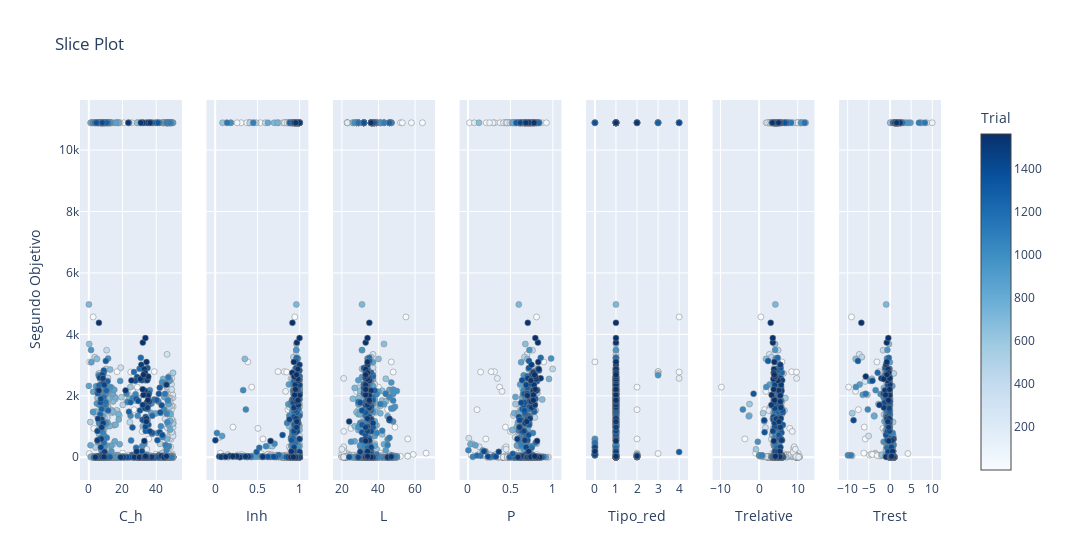

Notebook code cell kept with this figure:
### Code cell
# Graficar para el segundo objetivo
target_second = lambda trial: trial.values[1]  # Segundo objetivo
vis.plot_slice(study, target_name='Segundo Objetivo')

### Figure 1 — Plotly figure (JSON) as saved in the notebook; plotly's stock layout.template omitted (floating-point values rounded to 4 significant figures; data arrays with more than 128 entries replaced by an {"elided": "..."} marker saying what was removed)
{"data": [{"marker": {"color": {"elided": "1317 int values"}, "colorbar": {"title": {"text": "Trial"}, "x": 1, "xpad": 40}, "colorscale": [[0, "rgb(247,251,255)"], [0.125, "rgb(222,235,247)"], [0.25, "rgb(198,219,239)"], [0.375, "rgb(158,202,225)"], [0.5, "rgb(107,174,214)"], [0.625, "rgb(66,146,198)"], [0.75, "rgb(33,113,181)"], [0.875, "rgb(8,81,156)"], [1, "rgb(8,48,107)"]], "line": {"color": "Grey", "width": 0.5}, "showscale": true}, "mode": "markers", "name": "Feasible Trial", "showlegend": false, "type": "scatter", "x": {"elided": "1317 float values"}, "xaxis": "x", "y": {"elided": "1317 float values"}, "yaxis": "y"}, {"marker": {"color": {"elided": "1317 int values"}, "colorbar": {"title": {"text": "Trial"}, "x": 1, "xpad": 40}, "colorscale": [[0, "rgb(247,251,255)"], [0.125, "rgb(222,235,247)"], [0.25, "rgb(198,219,239)"], [0.375, "rgb(158,202,225)"], [0.5, "rgb(107,174,214)"], [0.625, "rgb(66,146,198)"], [0.75, "rgb(33,113,181)"], [0.875, "rgb(8,81,156)"], [1, "rgb(8,48,107)"]], "line": {"color": "Grey", "width": 0.5}, "showscale": false}, "mode": "markers", "name": "Feasible Trial", "showlegend": false, "type": "scatter", "x": {"elided": "1317 float values"}, "xaxis": "x2", "y": {"elided": "1317 float values"}, "yaxis": "y2"}, {"marker": {"color": {"elided": "1317 int values"}, "colorbar": {"title": {"text": "Trial"}, "x": 1, "xpad": 40}, "colorscale": [[0, "rgb(247,251,255)"], [0.125, "rgb(222,235,247)"], [0.25, "rgb(198,219,239)"], [0.375, "rgb(158,202,225)"], [0.5, "rgb(107,174,214)"], [0.625, "rgb(66,146,198)"], [0.75, "rgb(33,113,181)"], [0.875, "rgb(8,81,156)"], [1, "rgb(8,48,107)"]], "line": {"color": "Grey", "width": 0.5}, "showscale": false}, "mode": "markers", "name": "Feasible Trial", "showlegend": false, "type": "scatter", "x": {"elided": "1317 int values"}, "xaxis": "x3", "y": {"elided": "1317 float values"}, "yaxis": "y3"}, {"marker": {"color": {"elided": "1317 int values"}, "colorbar": {"title": {"text": "Trial"}, "x": 1, "xpad": 40}, "colorscale": [[0, "rgb(247,251,255)"], [0.125, "rgb(222,235,247)"], [0.25, "rgb(198,219,239)"], [0.375, "rgb(158,202,225)"], [0.5, "rgb(107,174,214)"], [0.625, "rgb(66,146,198)"], [0.75, "rgb(33,113,181)"], [0.875, "rgb(8,81,156)"], [1, "rgb(8,48,107)"]], "line": {"color": "Grey", "width": 0.5}, "showscale": false}, "mode": "markers", "name": "Feasible Trial", "showlegend": false, "type": "scatter", "x": {"elided": "1317 float values"}, "xaxis": "x4", "y": {"elided": "1317 float values"}, "yaxis": "y4"}, {"marker": {"color": {"elided": "1317 int values"}, "colorbar": {"title": {"text": "Trial"}, "x": 1, "xpad": 40}, "colorscale": [[0, "rgb(247,251,255)"], [0.125, "rgb(222,235,247)"], [0.25, "rgb(198,219,239)"], [0.375, "rgb(158,202,225)"], [0.5, "rgb(107,174,214)"], [0.625, "rgb(66,146,198)"], [0.75, "rgb(33,113,181)"], [0.875, "rgb(8,81,156)"], [1, "rgb(8,48,107)"]], "line": {"color": "Grey", "width": 0.5}, "showscale": false}, "mode": "markers", "name": "Feasible Trial", "showlegend": false, "type": "scatter", "x": {"elided": "1317 int values"}, "xaxis": "x5", "y": {"elided": "1317 float values"}, "yaxis": "y5"}, {"marker": {"color": {"elided": "1317 int values"}, "colorbar": {"title": {"text": "Trial"}, "x": 1, "xpad": 40}, "colorscale": [[0, "rgb(247,251,255)"], [0.125, "rgb(222,235,247)"], [0.25, "rgb(198,219,239)"], [0.375, "rgb(158,202,225)"], [0.5, "rgb(107,174,214)"], [0.625, "rgb(66,146,198)"], [0.75, "rgb(33,113,181)"], [0.875, "rgb(8,81,156)"], [1, "rgb(8,48,107)"]], "line": {"color": "Grey", "width": 0.5}, "showscale": false}, "mode": "markers", "name": "Feasible Trial", "showlegend": false, "type": "scatter", "x": {"elided": "1317 float values"}, "xaxis": "x6", "y": {"elided": "1317 float values"}, "yaxis": "y6"}, {"marker": {"color": {"elided": "1317 int values"}, "colorbar": {"title": {"text": "Trial"}, "x": 1, "xpad": 40}, "colorscale": [[0, "rgb(247,251,255)"], [0.125, "rgb(222,235,247)"], [0.25, "rgb(198,219,239)"], [0.375, "rgb(158,202,225)"], [0.5, "rgb(107,174,214)"], [0.625, "rgb(66,146,198)"], [0.75, "rgb(33,113,181)"], [0.875, "rgb(8,81,156)"], [1, "rgb(8,48,107)"]], "line": {"color": "Grey", "width": 0.5}, "showscale": false}, "mode": "markers", "name": "Feasible Trial", "showlegend": false, "type": "scatter", "x": {"elided": "1317 float values"}, "xaxis": "x7", "y": {"elided": "1317 float values"}, "yaxis": "y7"}], "layout": {"title": {"text": "Slice Plot"}, "width": 2100, "xaxis": {"anchor": "y", "domain": [0, 0.1184], "title": {"text": "C_h"}}, "xaxis2": {"anchor": "y2", "domain": [0.1469, 0.2653], "title": {"text": "Inh"}}, "xaxis3": {"anchor": "y3", "domain": [0.2939, 0.4122], "title": {"text": "L"}}, "xaxis4": {"anchor": "y4", "domain": [0.4408, 0.5592], "title": {"text": "P"}}, "xaxis5": {"anchor": "y5", "domain": [0.5878, 0.7061], "title": {"text": "Tipo_red"}}, "xaxis6": {"anchor": "y6", "domain": [0.7347, 0.8531], "title": {"text": "Trelative"}}, "xaxis7": {"anchor": "y7", "domain": [0.8816, 1.0], "title": {"text": "Trest"}}, "yaxis": {"anchor": "x", "domain": [0, 1], "title": {"text": "Segundo Objetivo"}}, "yaxis2": {"anchor": "x2", "domain": [0, 1], "matches": "y", "showticklabels": false}, "yaxis3": {"anchor": "x3", "domain": [0, 1], "matches": "y", "showticklabels": false}, "yaxis4": {"anchor": "x4", "domain": [0, 1], "matches": "y", "showticklabels": false}, "yaxis5": {"anchor": "x5", "domain": [0, 1], "matches": "y", "showticklabels": false}, "yaxis6": {"anchor": "x6", "domain": [0, 1], "matches": "y", "showticklabels": false}, "yaxis7": {"anchor": "x7", "domain": [0, 1], "matches": "y", "showticklabels": false}}}
